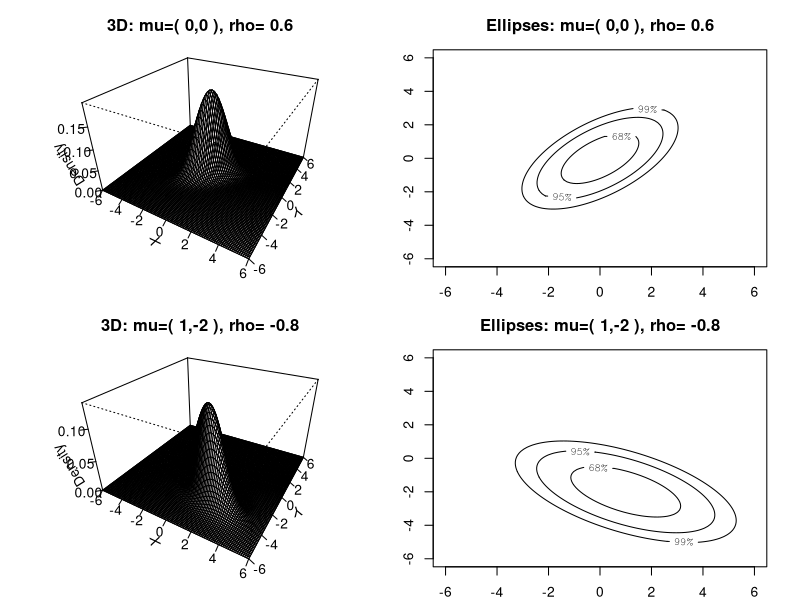

The R script that drew this image:
# Exercise 2
mu <- c(1, 1, 1)
Sigma <- matrix(c(2, 0, 1,
                  0, 3, 1,
                  1, 1, 2), nrow = 3, byrow = TRUE)

A <- matrix(c(1, 0, -1,
              1, -1, 1), nrow = 2, byrow = TRUE)

EY <- A %*% mu
CovY <- A %*% Sigma %*% t(A)

EY
CovY

# Exercise 3
A <- matrix(c(1, 1, 1, -1), nrow = 2, byrow = TRUE)
Sigma_X <- diag(2)

mu_Y <- A %*% c(0, 0)
Sigma_Y <- A %*% Sigma_X %*% t(A)
Sigma_Y

# Exercise 4
mu_Y <- c(3, 2)
Sigma_Y <- matrix(c(1, -1.5, -1.5, 4), nrow = 2)
U <- chol(Sigma_Y)
X <- matrix(rnorm(2 * 10000), nrow = 2)

Y <- U %*% X + matrix(mu_Y, ncol = 10000, nrow = 2)
colMeans(Y)
cov(t(Y))

# Exercise 5
mu = c(0, 0, -5)
sigma_inv = matrix(c(1/2, 0, 0, 0, 1, -1/4, 0, -1/4, 1/4), nrow=3)
solve(sigma_inv)


# Exercise 6
library(mvtnorm)

# Define parameters for two distributions
params <- list(
  list(mu = c(0, 0), Sigma = matrix(c(1, 0.6, 0.6, 1), 2)),
  list(mu = c(1, -2), Sigma = matrix(c(2, -0.8, -0.8, 1), 2))
)

# Grid
x <- seq(-6, 6, length = 100)
y <- seq(-6, 6, length = 100)
grid <- expand.grid(x = x, y = y)

# Setup plotting area: 2 rows, 2 columns
par(mfrow = c(2, 2), mar = c(2, 2, 3, 2))

# Loop over the two parameter sets
for (p in params) {
  mu <- p$mu
  Sigma <- p$Sigma
  
  # Density values for 3D plot
  z <- matrix(dmvnorm(grid, mean = mu, sigma = Sigma), nrow = length(x))
  
  # 3D surface plot
  persp(x, y, z,
        theta = 30, phi = 30, expand = 0.6,
        col = "snow", ticktype = "detailed",
        xlab = "X", ylab = "Y", zlab = "Density",
        main = paste("3D: mu=(", paste(mu, collapse=","), "), rho=", round(Sigma[1,2], 2)))
  
  # Mahalanobis distance for contour ellipses
  mahal <- mahalanobis(grid, center = mu, cov = Sigma)
  mahal_matrix <- matrix(mahal, nrow = length(x))
  levels <- qchisq(c(0.68, 0.95, 0.99), df = 2)
  
  # Contour plot
  contour(x, y, mahal_matrix,
          levels = levels,
          labels = paste0(round(c(68, 95, 99)), "%"),
          xlab = "", ylab = "",
          main = paste("Ellipses: mu=(", paste(mu, collapse=","), "), rho=", round(Sigma[1,2], 2)))
}


# Exercise 7
set.seed(151945)
library(MASS)
p = 5
n = 200
runs = 100
mu = rep(0, p)
Sigma = diag(p)

library(mvtnorm)

results = c()
for (i in 1:runs){
  x = rmvnorm(n, mu, Sigma)
  x_bar = colMeans(x)
  x_cov = cov(x)
  results = rbind(results, x_bar)
}

x_bar = colMeans(results)
Q = diag(runs) - 1/runs * matrix(rep(1, runs^2), runs)
S = 1/(runs-1) * t(results) %*% Q %*% results
round(1/n * Sigma - S, 3)

